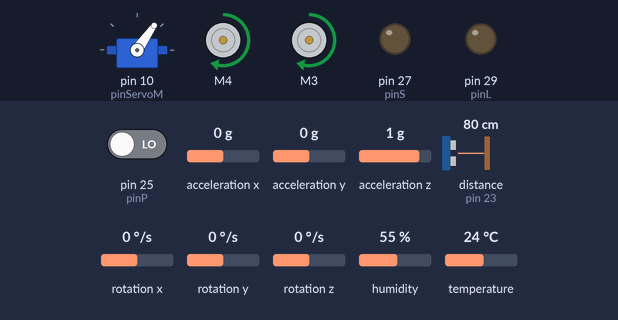
The sketch below on a simulated Arduino Mega 2560, built with avr-gcc and run on an emulated ATmega2560. Shown: servo, 2 × DC motor (green arrow = forward, orange = backward, longer = faster), output pins drawn as LEDs (lit = HIGH). Inputs (shaded band) come from the test bench; at power-on: distance to the obstacle (sensor on pin 23) 80 cm, rotation z 0 °/s, pin 25 (pinP) LOW, acceleration x 0 g, acceleration y 0 g, acceleration z 1 g, rotation x 0 °/s, rotation y 0 °/s, humidity 55 %, temperature 24 °C. The echo pulse lasts 58.3 µs per cm.

Above: at 8.8 s.
8.9 s: distance to the obstacle (sensor on pin 23) set to 23 cm
10.4 s: distance to the obstacle (sensor on pin 23) set to 18 cm
At 12.2 s:
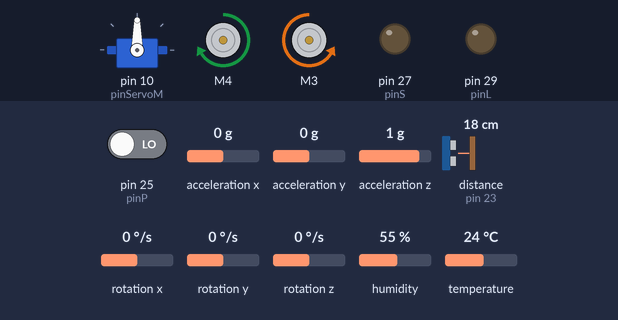
12.9 s: rotation z set to 192 °/s
At 14.2 s:
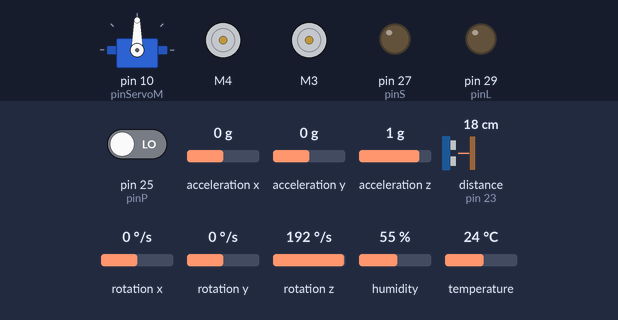
14.8 s: distance to the obstacle (sensor on pin 23) set to 35 cm
At 16.8 s:
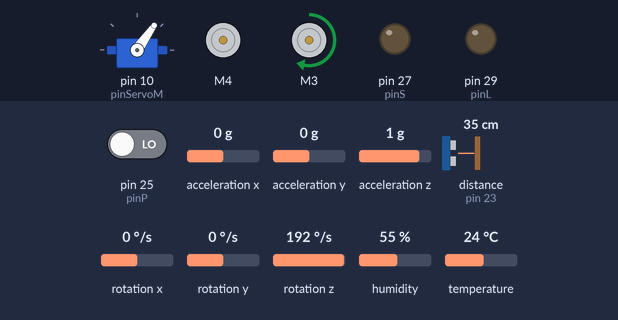
17.8 s: pin 25 (pinP) driven HIGH
At 18.3 s:
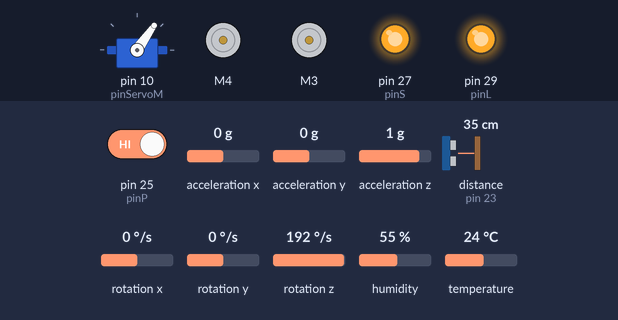
19.3 s: distance to the obstacle (sensor on pin 23) set to 2 cm
At 20.7 s:
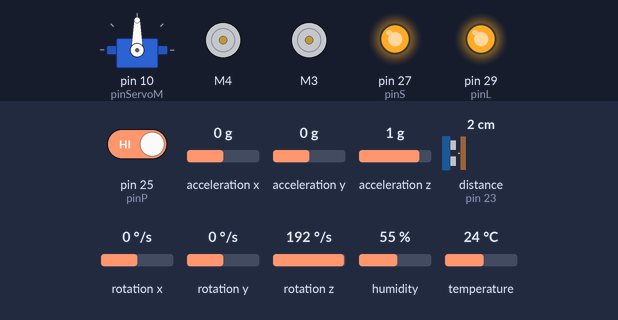
Timing chart, 0 to 21.8 s (numbered marks = the images above; inputs shaded):
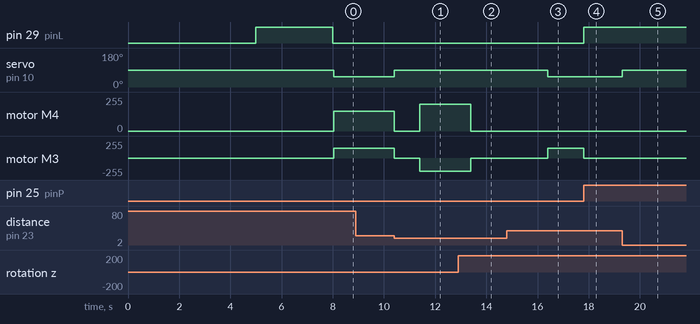

The sketch:

noSnow.ino
```cpp
/*
  Το προγραμμα για το αποχιονιστικό μηχάνημα που έχει συνδεδμένους του κινητήρες σε δυο θέσεις του οδηγού
*/

//Εισάγουμε όλες τις βιβλιοθήκες που θα χρειαστούμε. Μπορούμε να πάμε στα προγράμματα δοκιμών και να
//αντιγράψουμε τις εντολές #include από εκεί
#include <dht.h>            //Αισθητήρας θερμοκρασίας DHT11
#include <NewPing.h>        //Αισθητήρας απόστασης υπέρηχων
#include <MPU6050_tockn.h>  //Μονάδα IMU (γυροσκόπιο)
#include <Wire.h>           //Βοηθητική για την μονάδα IMU
#include <AFMotor.h>        //Οδηγός των κινητήρων για τις ρόδες
#include <Servo.h>          //Servo κινητήρες για μαχαίρι και διασκορπιστή αλατιού
#include <Stepper.h>        //Βηματικός κινητήρας για μεταφορά αλατιού

//Ορίζουμε τα pin στα οποία έχουμε συνδέσει τις μονάδες σαν σταθερές με την εντολή define
//Έτσι αντί να χρησιμοποιούμε πλέον τους αριθμούς των pin στο πρόγραμμα μας θα χρησιμοποιούμε
//τα ονόματα που δίνουμε παρακάτω. Μπορούμε να πάμε στα προγράμματα δοκιμών και να
//αντιγράψουμε τις εντολές #define από εκεί
#define pinT A14      //Αισθητήρας θερμοκρασίας DHT11 είναι στο pin Α14
#define pinR A15      //Αισθητήρας βροχής είναι στο pin Α15
#define pinD 23       //Αισθητήρας απόστασης είναι στο pin 23
#define pinP 25       //Αισθητήρας PIR είναι στο pin 25
#define pinS 27       //To ηχείο είναι στο pin 27
#define pinL 29       //To φως είναι στο pin 29
#define pinServoM 10  //To Servo του μαχαιριού είναι τοποθετημένο στην θέση SERVO2 του οδηγού που αντιστοιχεί στο digital pin 10
#define pinServoA 9   //To Servo της αλατιέρας είναι τοποθετημένο στην θέση SERVO1 του οδηγού που αντιστοιχεί στο digital pin 9

//Δημιουργούμε αντικείμενα - μεταβλητές, τα οποία έχουν τις δικές τους συναρτήσεις.
//Μπορούμε να πάμε στα προγράμματα δοκιμών και να αντιγράψουμε τις δηλώσεις αντικειμένων από εκεί
Servo front;                            //Κινητήρας servo που ελέγχει το μαχαίρι
Servo back;                             //Κινητήρας servo που ελέγχει τον διασκορπιστή αλατιού
Stepper salt(1019, 35, 37, 39, 41);     //Κινητήρας βηματικός που ελέγχει τον κοχλία μεταφοράς αλατιού. Δηλώνουμε τα βήματα (1019) και σε ποια pin είναι συνδεδεμένος
dht DHT;                                //Μονάδα αισθητήρα θερμοκρασίας
MPU6050 imu(Wire);                      //Μονάδα IMU
NewPing sonar(pinD, pinD, 400);         //Μονάδα αισθητήρα απόστασης υπέρηχων. Δηλώνουμε σε ποιο pin είναι τα TRIG και ECHO (στο ίδιο pin) καθώς και το μέγιστο όριο απόστασης

//Δηλώνουμε τους 4 κινητήρες του οχήματος σε ποιες θέσεις είναι τοποθετημένα
//Μπορούμε να πάμε στα προγράμματα δοκιμών και να αντιγράψουμε τις εντολές από εκεί
AF_DCMotor motorL(3); //Οι δυο αριστερά στην θέση 3
AF_DCMotor motorR(4); //Οι δυο δεξιά στην θέση 4

//Μεταβλητές που θα χρειαστούμε. Μπορούμε να πάμε στα προγράμματα δοκιμών και να
//αντιγράψουμε τις μεταβλητές από εκεί
int pir;                //Εδώ θα διαβάζουμε την τωρινή τιμή από τον αισθητήρα PIR
float cm;               //Εδώ θα διαβάζουμε την τιμή από τον αισθητήρα απόστασης σε εκατοστά
float rain;             //Εδώ θα διαβάζουμε την τιμή του αισθητήρα βροχής/χιονιού
float temp;             //Εδώ θα διαβάζουμε την τιμή του αισθητήρα θερμοκρασίας
float mZ;               //Εδώ θα κρατάμε τις μοίρες περιστροφής γύρω από τον άξονα Ζ από την μονάδα IMU
boolean ice = false;    //Μεταβλητή θα παίρνει 2 τιμές, False αν δεν έχει πάγο και true αν έχει πάγο


//Η συνάρτηση start κάνει την αρχικοποίηση του οχήματος μας
//Θα πρέπει να ενεργοποιήσουμε το γυροσκόπιο και να σηκώσουμε το μαχαίρι
void start() {
  delay(5000);                  //Περιμένουμε 5 δευτερόλεπτα για να τοποθετήσουμε το όχημα
  digitalWrite(pinL,HIGH);      //Ανάβουμε το φως
  Wire.begin();                 //Ξεκινάμε τις βιβλιοθήκες της μονάδα imu
  imu.begin();                  //Ξεκινάμε τις βιβλιοθήκες της μονάδα imu
  imu.calcGyroOffsets(true);    //Ζητάμε από την μονάδα να κάνει την αρχική ρύθμιση (θέλει 3 δευτερόλεπτα)
  digitalWrite(pinL,LOW);       //Μόλις η ρύθμιση τελειώσει σβήνουμε το φως.
  front.attach(pinServoM);      //Ενεργοποιώ τον κινητήρα servo του μαχαιριού
  front.write(90);              //Ανεβάζω το μαχαίρι ;
}

//Η συνάρτηση checkIce θα ελέγχει τις συνθήκες θερμοκρασίας και βροόπτωσης/χιονόπτωσης και
//αν αυτές είναι τέτοιες ώστε να υπάρχει πάγος θα κάνει την μεταβλητή ice true αλλιώς θα την κάνει false
void checkIce() {
  DHT.read11(pinT);                           //Διαβάζουμε τις τιμές από τον αισθητήρα θερμοκρασίας
  temp = DHT.temperature;                     //Παίρνουμε την θερμοκρασία στην μεταβλητή temp
  rain = map(analogRead(pinR),0,1023,100,0);  //Παίρνουμε την τιμή της βροχόπτωσης/χιονόπτωσης
  if (temp < 0 && rain > 50) {                //Αν η θερμοκρασίας είναι κάτω από 0 και υπάρχει βροόπτωση/χιονόπτωση πάνω από 50% τότε
    ice = true;                               //Κάνω την μεταβλητή του πάγου σε true
  } else {                                    //Αλλιώς
    ice = false;                              //Κάνω την μεταβλητή του πάγου σε false
  }
}

//Η συνάρτηση checkPir ελέγχει αν υπάρχει κίνηση ανθρώπων μπροστά από το όχημα και το σταματάει εκπέμποντας προειδοποιητικό ήχο και φως
void checkPir() {
  pir = digitalRead(pinP);      //Διαβάζω την τιμή του αισθητήρα PIR
  if (pir == HIGH) {            //Αν υπάρχει κίνηση
    motorR.run(RELEASE);        //Απενεργοποιώ τους κινητήρες
    motorL.run(RELEASE);        //Απενεργοποιώ τους κινητήρες
    digitalWrite(pinL,HIGH);    //Ανάβω το φως
    digitalWrite(pinS,HIGH);    //Ανοίγω το ηχείο
  } else {                      //Αλλιώς αν δεν υπάρχει κίνηση
    digitalWrite(pinL,LOW);     //Κλείνω το φως
    digitalWrite(pinS,LOW);     //Κλείνω το ηχείο
    motorR.run(FORWARD);        //Ενεργοποιώ τους κινητήρες
    motorL.run(FORWARD);        //Ενεργοποιώ τους κινητήρες
  }
}

//Η συνάρτηση drive οδηγεί το όχημα σε ευθεία στις μοίρες m που θέλουμε
//Έτσι αν το όχημα μας κινείται μπροστά θα την γράψουμε ως drive(0), ενώ αν επιστρέφει
//θα την γράψουμε ως drive(180).
void drive(float m) {
  front.write(55);              //Κατεβάζω το μαχαίρι
  motorR.run(FORWARD);          //Ενεργοποιούμε τους 4 κινητήρες
  motorL.run(FORWARD);          //Ενεργοποιούμε τους 4 κινητήρες
  cm = sonar.ping_cm();         //Παίρνουμε την απόσταση του τοίχου από τον αισθητήρα υπερήχων
  while (cm > 20 || cm == 0) {  //Όσο η απόσταση από τον τοίχο είναι μεγαλύτερη από 20 εκατοστά ή είναι μηδενική (μπορεί να μας δίνει τέτοια τιμή ο αισθητήρας αν δεν υπάρχει εμπόδιο κοντά
    checkPir();                 //Καλούμε τη συνάρτηση που ελέγχει για ανθρώπους
    if (ice == true) {          //Αν υπάρχει πάγος τότε
      salt.setSpeed(6);         //Ορίζω την ταχύτητα του κοχλία αλατιού σε 6 rpm
      salt.step(1);             //Περιστρέφω τον κοχλία της αλατιέρας για 1 βήμα
    }
    imu.update();               //Ανανεώνουμε τις τιμές του γυροσκόπιου
    mZ = imu.getAngleZ();       //Παίρνουμε τις μοίρες περιστροφής γύρω από τον άξονα Ζ
    if (mZ < m-1) {             //Αν η γωνία περιστροφής είναι μικρότερη από -1 μοίρα το όχημα έχει φύγει λίγο δεξιά οπότε
      motorR.setSpeed(150);     //Δίνουμε ταχύτητα 150 στους 2 κινητήρες δεξιά
      motorL.setSpeed(0);       //Σταματάμε τους δυο κινητήρες αριστερά
    } else if (mZ > m+1) {      //Αν η γωνία περιστροφής είναι μεγαλύτερη από 1 μοίρα το όχημα έχει φύγει λίγο αριστερά οπότε
      motorL.setSpeed(150);     //Δίνουμε ταχύτητα 150 στους 2 κινητήρες αριστερά
      motorR.setSpeed(0);       //Σταματάμε τους δυο κινητήρες δεξιά
    } else {                    //Αλλιώς αν δεν έχουμε ξεφύγει από την ευθεία
      motorL.setSpeed(150);     //Ορίζουμε την ταχύτητα και δεξιά και αριστερά στο 150
      motorR.setSpeed(150);     //Ορίζουμε την ταχύτητα και δεξιά και αριστερά στο 150
    }
    cm = sonar.ping_cm();       //Παίρνουμε ξανά την απόσταση του τοίχου από τον αισθητήρα υπερήχων
  }
  motorR.run(RELEASE);          //Όταν πλέον φτάσουμε στον τοίχο απενεργοποιούμε τους 4 κινητήρες
  motorL.run(RELEASE);          //Απενεργοποιούμε τους 4 κινητήρες
  front.write(90);              //Ανεβάζω το μαχαίρι
}

//Η συνάρητση turnLeft στρίβει το όχημα μας αριστερά μέχρι να φτάσει τις m μοίρες
void turnLeft(float m) {
  while (mZ < m) {          //Όσο ακόμα δεν έχει φτάσει το όχημα τις επιθυμητές μοίρες
    motorL.run(BACKWARD);   //Βάζω τους αριστερά κινητήρες να κινηθούν ανάποδα
    motorR.run(FORWARD);    //Τους δεξιά κινητήρες να κινηθούν μπροστά
    motorL.setSpeed(200);   //Ορίζω την ταχύτητα των κινητήρων
    motorR.setSpeed(200);   //Ορίζω την ταχύτητα των κινητήρων
    imu.update();           //Ενημερώνω τις τιμές του γυροσκόπιου
    mZ = imu.getAngleZ();   //Παίρνω τη νέα τιμής της γωνίας Z
  }
  motorR.run(RELEASE);      //Όταν πλέον φτάσω τις επιθυμητές μοίρες απενεργοποιώ τους κινητήρες
  motorL.run(RELEASE);      //Απενεργοποιώ τους κινητήρες
}

//Η συνάρητση turnRight στρίβει το όχημα μας αριστερά μέχρι να φτάσει τις m μοίρες
void turnRight(float m) {
  while (mZ > m) {          //Όσο ακόμα δεν έχει φτάσει το όχημα τις επιθυμητές μοίρες
    motorR.run(BACKWARD);   //Βάζω τους δεξιά κινητήρες να κινηθούν ανάποδα
    motorL.run(FORWARD);    //Τους αριστερά κινητήρες να κινηθούν μπροστά
    motorL.setSpeed(200);   //Ορίζω την ταχύτητα των κινητήρων
    motorR.setSpeed(200);   //Ορίζω την ταχύτητα των κινητήρων
    imu.update();           //Ενημερώνω τις τιμές του γυροσκόπιου
    mZ = imu.getAngleZ();   //Παίρνω τη νέα τιμής της γωνίας Z
  }
  motorR.run(RELEASE);      //Όταν πλέον φτάσω τις επιθυμητές μοίρες απενεργοποιώ τους κινητήρες
  motorL.run(RELEASE);      //Απενεργοποιώ τους κινητήρες
}

void setup() {
  //Ορίζω τα pin που χρειάζονται να δηλωθούν ως input και output
  pinMode(pinS,OUTPUT);   //Ορίζουμε το pin του ηχείου ως έξοδο
  pinMode(pinL,OUTPUT);   //Ορίζουμε το pin του φωτός ως έξοδο
  pinMode(pinP, INPUT);   //Ορίζουμε το pin του αισθητήρα PIR ως είσοδο

  //Τώρα ξεκινάν οι οδηγίες μας
  start();        //Βήμα 1ο Αρχικοποιώ το όχημα
  checkIce();     //Βήμα 2ο Ελέγχω τις συνθήκες θερμοκρασίας - υγρασίας για το αν υπάρχει πάγος

  //Οι οδηγίες που ακολουθούν καθαρίζουν έναν διάδρομο στην αυλή του σχολείου
  //Μπορούμε να τις βάλουμε σε επανάληψη για να καθαρίσουμε περισσότερη επιφάνεια
  drive(0);       //Βήμα 3ο Στέλνω το όχημα σε ευθεία μέχρι να βρει τον τοίχο
  delay(1000);    //Περιμένω 1 δευτερόλεπτο
  turnLeft(90);   //Βήμα 4ο Στρίβω αριστερά 90 μοίρες
  delay(1000);
  drive(90);      //Βήμα 5ο Οδηγώ σε ευθεία μέχρι να βρω τον τοίχο
  delay(1000);
  turnLeft(180);  //Βήμα 6ο Στρίβω αριστερά 180 μοίρες
  delay(1000);
  drive(180);     //Βήμα 7ο Οδηγώ σε ευθεία μέχρι να βρω τον τοίχο
}

void loop() {
}
```

Measured:
- the behaviour switches between 21 and 20 cm on distance to the obstacle (sensor on pin 23) (found by bisection; images 0 and 1)
- after the input at 8.9 s, every drawn part: stays the same
- after the input at 10.4 s, servo on pin 10 (pinServoM): 55° → 90° at once; motor M4: forward 150/255 → stopped at once, → forward 200/255 1.0 s later; motor M3: forward 150/255 → stopped at once, → backward 200/255 1.0 s later
- after the input at 12.9 s, motor M4: forward 200/255 → stopped after 0.48 s; motor M3: backward 200/255 → stopped after 0.48 s
- after the input at 14.8 s, servo on pin 10 (pinServoM): 90° → 55° after 1.6 s; motor M3: stopped → forward 150/255 after 1.6 s
- after the input at 17.8 s, pin 27 (pinS), pin 29 (pinL): LOW → HIGH at once; motor M3: forward 150/255 → stopped at once
- after the input at 19.3 s, servo on pin 10 (pinServoM): 55° → 90° at once
